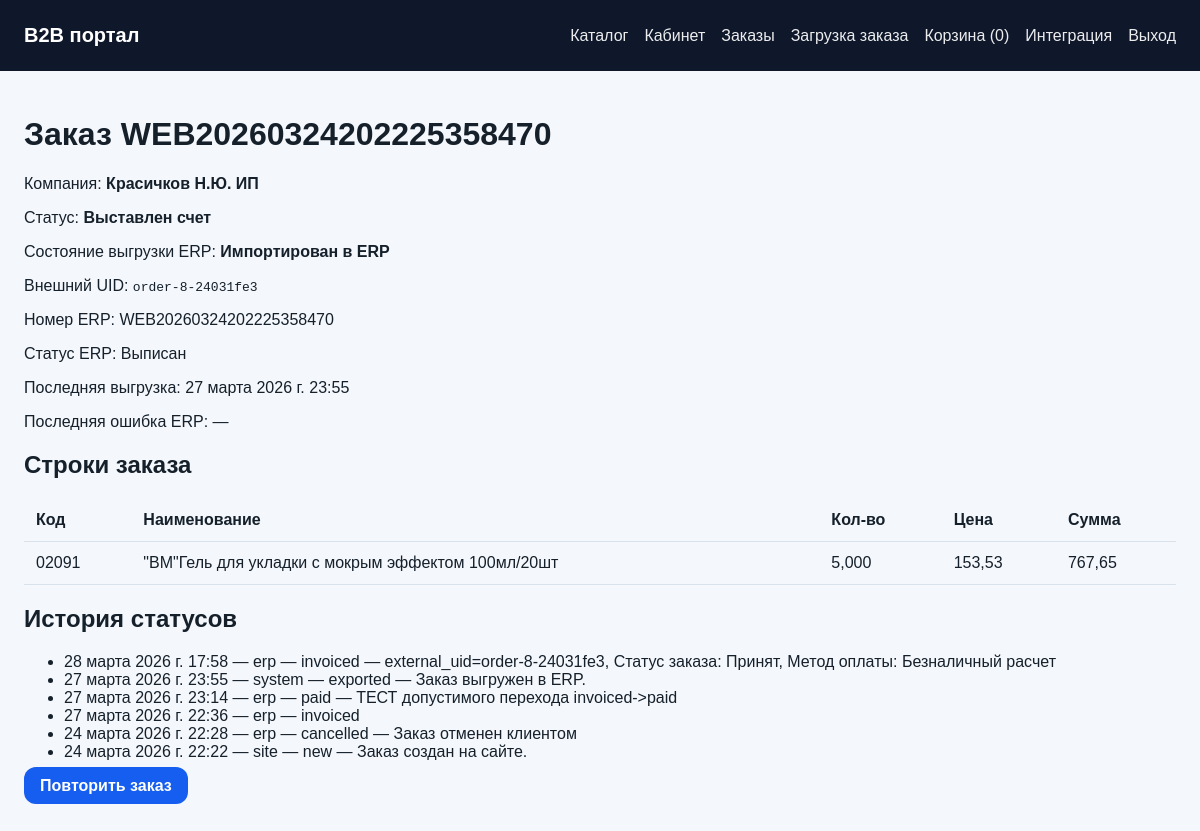
/orders/8/ (signed in), run on the app's committed database.
### apps/orders/models.py (models this page shows, shortened)
class Order(models.Model):
    STATUS_CHOICES = [
        ('draft', 'Черновик'),
        ('new', 'Новый'),
        ('processing', 'В обработке'),
        ('approved', 'Подтвержден'),
        ('exported', 'Выгружен в ERP'),
        ('invoiced', 'Выставлен счет'),
        ('paid', 'Оплачен'),
        ('overdue', 'Просрочен'),
        ('shipped', 'Отгружен'),
        ('completed', 'Завершен'),
        ('cancelled', 'Отменен'),
    ]
    ERP_EXPORT_STATES = [
        ('new', 'Новый'),
        ('validated', 'Проверен'),
        ('exported', 'Выгружен'),
        ('imported', 'Импортирован в ERP'),
        ('error', 'Ошибка'),
    ]
    company = models.ForeignKey(Company, verbose_name='Компания', on_delete=models.PROTECT, related_name='orders')
    user = models.ForeignKey(settings.AUTH_USER_MODEL, verbose_name='Пользователь', on_delete=models.PROTECT, related_name='orders')
    site_number = models.CharField('Номер на сайте', max_length=64, unique=True)
    external_uid = models.CharField('Внешний UID', max_length=128, unique=True, blank=True, db_index=True)
    external_number = models.CharField('Номер в ERP', max_length=64, blank=True)
    erp_document_number = models.CharField('Номер документа ERP', max_length=64, blank=True)
    status = models.CharField('Статус', max_length=16, choices=STATUS_CHOICES, default='new')
    erp_export_state = models.CharField('Состояние выгрузки ERP', max_length=16, choices=ERP_EXPORT_STATES, default='new', db_index=True)
    erp_status_code = models.CharField('Код статуса ERP', max_length=64, blank=True)
    erp_status_label = models.CharField('Статус ERP', max_length=255, blank=True)
    erp_updated_at = models.DateTimeField('Обновлено из ERP', blank=True, null=True)
    exported_at = models.DateTimeField('Выгружен в ERP', blank=True, null=True)
    locked_after_export = models.BooleanField('Заблокирован после выгрузки', default=False)
    imported_to_erp = models.BooleanField('Импортирован в ERP', default=False)
    currency = models.CharField('Валюта', max_length=8, default='RUB')
    subtotal = models.DecimalField('Сумма', max_digits=14, decimal_places=2, default=Decimal('0'))
    total = models.DecimalField('Итого', max_digits=14, decimal_places=2, default=Decimal('0'))
    comment = models.TextField('Комментарий', blank=True)
    customer_comment = models.TextField('Комментарий клиента', blank=True)
    manager_comment = models.TextField('Комментарий менеджера', blank=True)
    erp_sync_error = models.TextField('Ошибка ERP', blank=True)
    last_export_hash = models.CharField('Хеш последней выгрузки', max_length=64, blank=True)
    last_export_batch = models.ForeignKey(
        'integrations.ExchangeBatch', verbose_name='Последний пакет выгрузки',
        on_delete=models.SET_NULL, blank=True, null=True, related_name='orders'
    )
    erp_last_payload_ref = models.ForeignKey(
        'integrations.ExchangeArtifact', verbose_name='Последний входящий файл ERP',
        on_delete=models.SET_NULL, blank=True, null=True, related_name='orders_last_seen'
    )
    can_repeat = models.BooleanField('Можно повторить', default=True)
    created_at = models.DateTimeField('Создан', auto_now_add=True)
    updated_at = models.DateTimeField('Обновлен', auto_now=True)
    class Meta:
        verbose_name = 'Заказ'
        verbose_name_plural = 'Заказы'
        ordering = ['-created_at']

class OrderItem(models.Model):
    order = models.ForeignKey(Order, verbose_name='Заказ', on_delete=models.CASCADE, related_name='items')
    product = models.ForeignKey(Product, verbose_name='Товар', on_delete=models.PROTECT, related_name='order_items')
    product_code_snapshot = models.CharField('Код товара', max_length=128)
    product_name_snapshot = models.CharField('Название товара', max_length=500)
    qty = models.DecimalField('Количество', max_digits=14, decimal_places=3)
    price = models.DecimalField('Цена', max_digits=14, decimal_places=2)
    line_total = models.DecimalField('Сумма строки', max_digits=14, decimal_places=2)
    class Meta:
        verbose_name = 'Строка заказа'
        verbose_name_plural = 'Строки заказа'

class OrderStatusEvent(models.Model):
    SOURCE_CHOICES = [('site', 'Сайт'), ('erp', 'ERP'), ('system', 'Система')]
    order = models.ForeignKey(Order, verbose_name='Заказ', on_delete=models.CASCADE, related_name='status_events')
    previous_status = models.CharField('Предыдущий статус', max_length=32, blank=True)
    new_status = models.CharField('Новый статус', max_length=32)
    source = models.CharField('Источник', max_length=16, choices=SOURCE_CHOICES, default='system')
    comment = models.TextField('Комментарий', blank=True)
    external_number = models.CharField('Номер ERP', max_length=64, blank=True)
    raw_status_code = models.CharField('Сырой код статуса', max_length=128, blank=True)
    raw_status_label = models.CharField('Сырое название статуса', max_length=255, blank=True)
    source_file = models.CharField('Файл-источник', max_length=500, blank=True)
    payload_excerpt = models.TextField('Фрагмент исходных данных', blank=True)
    created_at = models.DateTimeField('Создано', auto_now_add=True)
    applied_at = models.DateTimeField('Применено', default=timezone.now)
    class Meta:
        verbose_name = 'История статуса заказа'
        verbose_name_plural = 'История статусов заказов'
        ordering = ['-created_at']

### apps/customers/models.py (models this page shows, shortened)
class Company(models.Model):
    name = models.CharField('Компания', max_length=255)
    external_id = models.CharField('Внешний ID', max_length=128, blank=True, unique=True, db_index=True)
    tax_id = models.CharField('ИНН/налоговый номер', max_length=32, blank=True)
    email = models.EmailField('Email', blank=True)
    phone = models.CharField('Телефон', max_length=64, blank=True)
    address = models.CharField('Адрес', max_length=500, blank=True)
    legal_address = models.CharField('Юридический адрес', max_length=500, blank=True)
    shipping_address = models.CharField('Адрес доставки', max_length=500, blank=True)
    manager_name = models.CharField('Ответственный менеджер', max_length=255, blank=True)
    manager_email = models.EmailField('Email менеджера', blank=True)
    credit_limit = models.DecimalField('Кредитный лимит', max_digits=14, decimal_places=2, default=0)
    is_active = models.BooleanField('Активна', default=True)
    price_type = models.ForeignKey(PriceType, verbose_name='Тип цены', on_delete=models.SET_NULL, blank=True, null=True)
    min_order_amount = models.DecimalField('Минимальная сумма заказа', max_digits=14, decimal_places=2, default=0)
    class Meta:
        verbose_name = 'Компания'
        verbose_name_plural = 'Компании'
        ordering = ['name']

### apps/portal/views.py (the view)
# urls.py: path('orders/<int:pk>/', views.OrderDetailView.as_view(), name='order-detail'),
class OrderDetailView(LoginRequiredMixin, DetailView):
    template_name = 'portal/order_detail.html'
    model = Order
    context_object_name = 'order'
    def get_queryset(self):
        profile = getattr(self.request.user, 'company_profile', None)
        company = profile.company if profile else None
        return Order.objects.filter(company=company).prefetch_related('items__product', 'status_events')

### apps/portal/cart.py (called while the page is built)
    def count(self):
        return len(self.data)

### apps/portal/context_processors.py (called while the page is built)
def portal_context(request):
    cart = SessionCart(request)
    profile = getattr(getattr(request, 'user', None), 'company_profile', None)
    return {
        'portal_cart_count': cart.count(),
        'portal_company': getattr(profile, 'company', None),
    }

### templates/portal/order_detail.html (shortened to what this page needs)
{% extends "base.html" %}
{% block content %}
<h1>Заказ {{ order.site_number }}</h1>
<p>Компания: <strong>{{ order.company.name }}</strong></p>
<p>Статус: <strong>{{ order.get_status_display }}</strong></p>
<p>Состояние выгрузки ERP: <strong>{{ order.get_erp_export_state_display }}</strong></p>
<p>Внешний UID: <code>{{ order.external_uid }}</code></p>
<p>Номер ERP: {{ order.external_number|default:'—' }}</p>
<p>Статус ERP: {{ order.erp_status_label|default:'—' }}</p>
<p>Последняя выгрузка: {{ order.exported_at|default:'—' }}</p>
<p>Последняя ошибка ERP: {{ order.erp_sync_error|default:'—' }}</p>
<h2>Строки заказа</h2>
<table>
    <thead><tr><th>Код</th><th>Наименование</th><th>Кол-во</th><th>Цена</th><th>Сумма</th></tr></thead>
    <tbody>
    {% for item in order.items.all %}
        <tr>
            <td>{{ item.product_code_snapshot }}</td>
            <td>{{ item.product_name_snapshot }}</td>
            <td>{{ item.qty }}</td>
            <td>{{ item.price }}</td>
            <td>{{ item.line_total }}</td>
        </tr>
    {% endfor %}
    </tbody>
</table>
<h2>История статусов</h2>
<ul>
{% for event in order.status_events.all %}
    <li>{{ event.created_at }} — {{ event.source }} — {{ event.new_status }}{% if event.comment %} — {{ event.comment }}{% endif %}</li>
{% empty %}
    <li>История статусов пуста.</li>
{% endfor %}
</ul>
{% if order.can_repeat %}
<p><a class="button" href="{% url 'portal:repeat-order' order.pk %}">Повторить заказ</a></p>
{% endif %}
{% endblock %}

### templates/base.html (style rules this page uses)
:root { --bg:#f4f7fb; --card:#ffffff; --line:#d9e1ea; --text:#15202b; --muted:#5b6b7b; --accent:#155eef; --ok:#067647; --warn:#b54708; }
* { box-sizing:border-box; }
body { margin:0; font-family:Arial, sans-serif; background:var(--bg); color:var(--text); }
a { color:var(--accent); text-decoration:none; }
.button, button, input[type=submit] { background:var(--accent); color:#fff; border:none; border-radius:12px; padding:10px 16px; cursor:pointer; font-weight:600; }
table { width:100%; border-collapse:collapse; }
th, td { padding:12px; border-bottom:1px solid var(--line); text-align:left; vertical-align:top; }

### data on the page
Order: site_number "WEB20260324202225358470", company.name "Красичков Н.Ю. ИП", status "Выставлен счет", erp_export_state "Импортирован в ERP", external_uid "order-8-24031fe3", external_number "WEB20260324202225358470", erp_status_label "Выписан", exported_at "27 марта 2026 г. 23:55", erp_sync_error "—"
OrderItem: product_code_snapshot "02091", product_name_snapshot "\"BМ\"Гель для укладки с мокрым эффектом 100мл/20шт", qty "5,000", price "153,53", line_total "767,65"
OrderStatusEvent: created_at "28 марта 2026 г. 17:58", source "erp", new_status "invoiced", comment "external_uid=order-8-24031fe3, Статус заказа: Принят, Метод оплаты: Безналичный расчет"
OrderStatusEvent: created_at "27 марта 2026 г. 23:55", source "system", new_status "exported", comment "Заказ выгружен в ERP."
OrderStatusEvent: created_at "27 марта 2026 г. 23:14", source "erp", new_status "paid", comment "ТЕСТ допустимого перехода invoiced->paid"
OrderStatusEvent: created_at "27 марта 2026 г. 22:36", source "erp", new_status "invoiced"
OrderStatusEvent: created_at "24 марта 2026 г. 22:28", source "erp", new_status "cancelled", comment "Заказ отменен клиентом"
OrderStatusEvent: created_at "24 марта 2026 г. 22:22", source "site", new_status "new", comment "Заказ создан на сайте."

### other printed values
{{ portal_cart_count }} "0"
